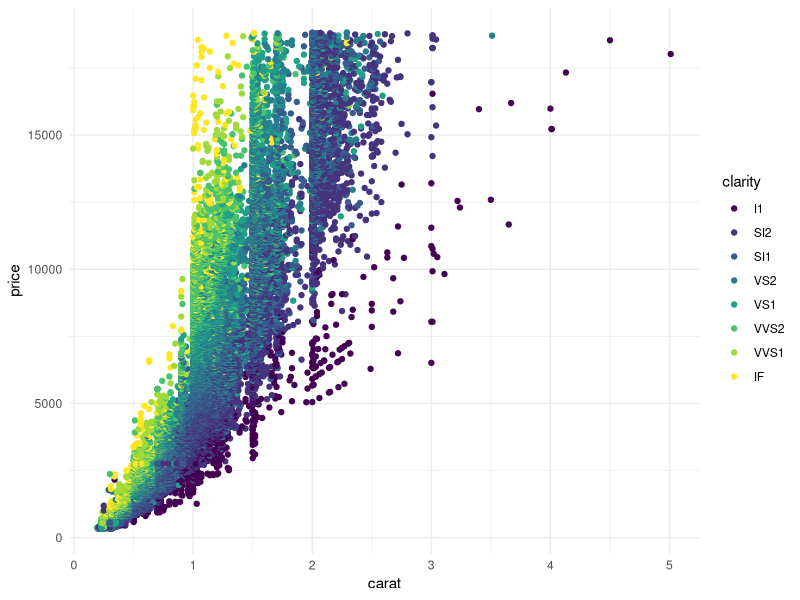
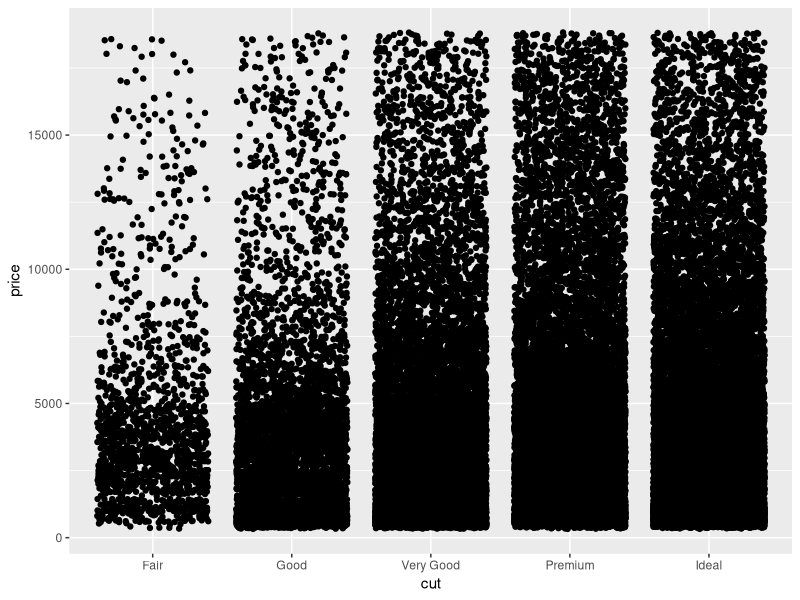
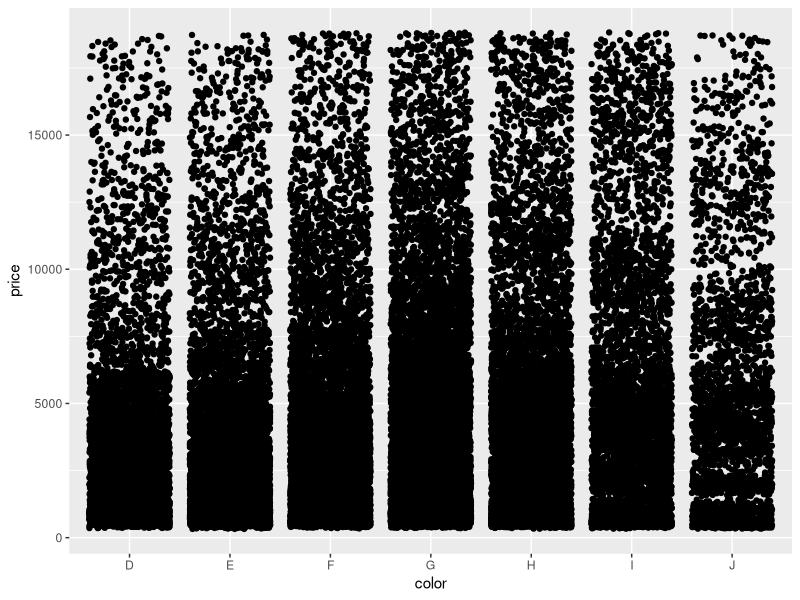
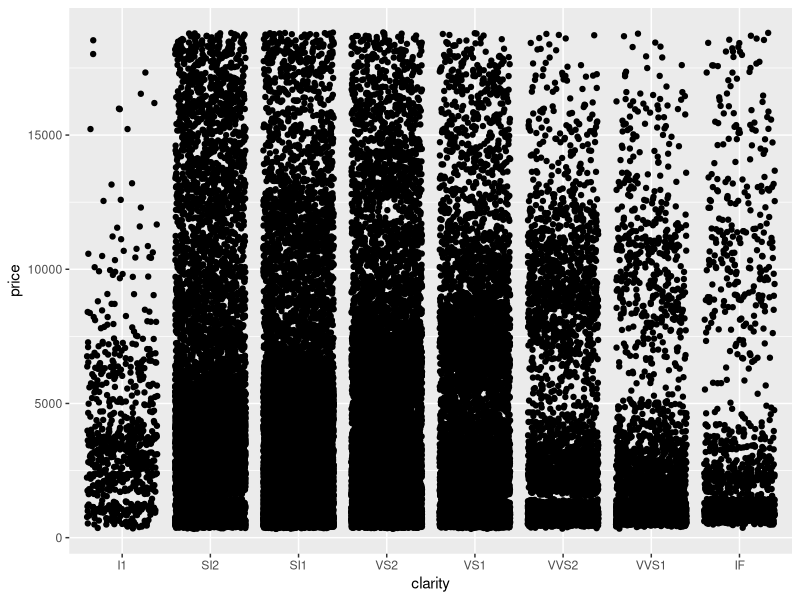

Write the R code that produced these figures, in order.
## ---- chunk 1
library(ggplot2)
data(diamonds)
summary(diamonds)
## ---- chunk 2
str(diamonds)
## ---- chunk 3
summary(diamonds)
## ---- chunk 4
colSums(is.na(diamonds))
## ---- chunk 5
any(duplicated(diamonds))
## ---- chunk 6
diamonds <- diamonds[!duplicated(diamonds), ]
## ---- chunk 7
unique(diamonds$cut)
unique(diamonds$color)
unique(diamonds$clarity)
unique(diamonds$carat)
## ---- chunk 8
cor(diamonds[, c("carat", "depth", "table", "price")])
## ---- chunk 9
library(ggplot2)
ggplot(diamonds, aes(x=carat, y=price, color=clarity))+
  geom_point()+
  theme_minimal()
## ---- chunk 10
ggplot(diamonds, aes(x=cut, y=price))+
  geom_jitter()

ggplot(diamonds, aes(x=color, y=price))+
  geom_jitter()

ggplot(diamonds, aes(x=clarity, y=price))+
  geom_jitter()
